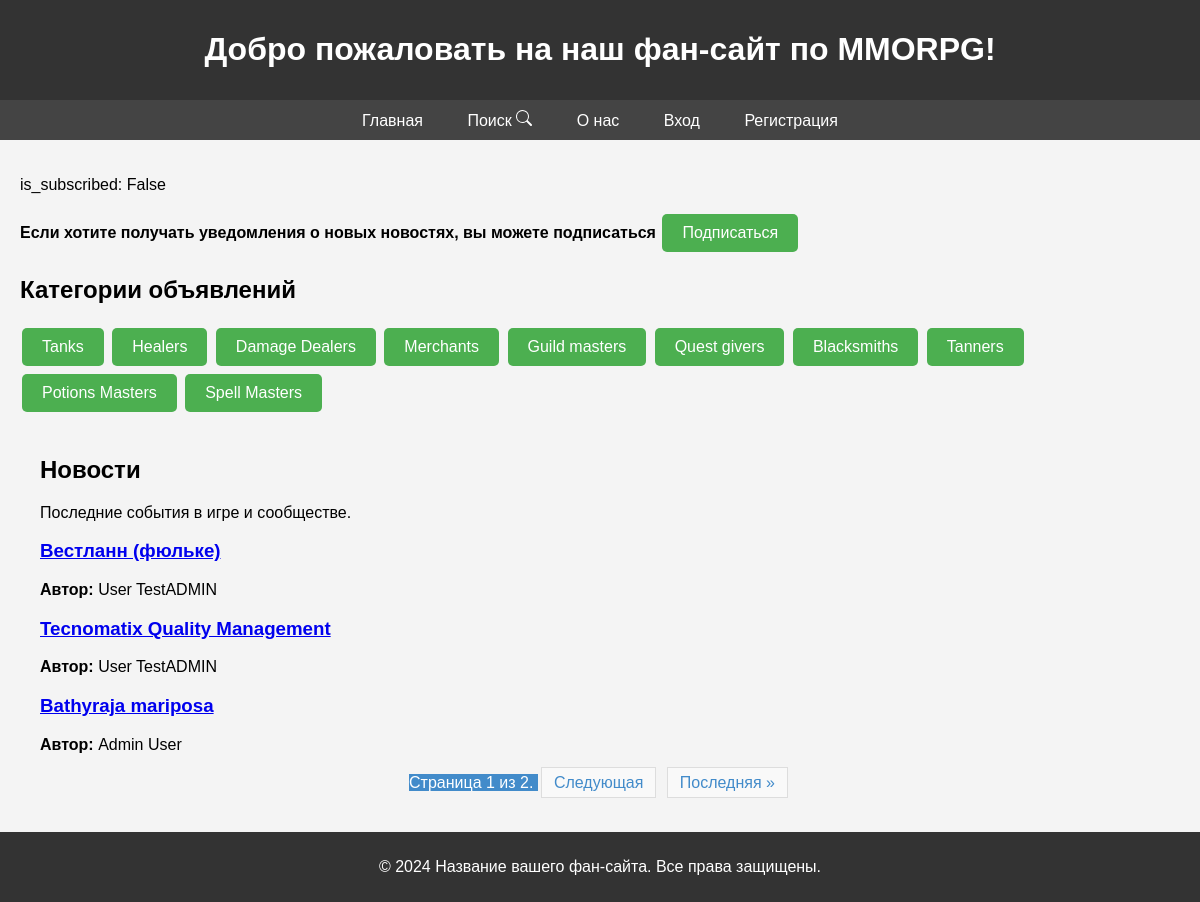
The page / on the database its author committed.
### fan_board/models.py (models this page shows, shortened)
class Category(models.Model):
    name = models.CharField(max_length=100, unique=True, verbose_name='Имя категории')
    class Meta:
        verbose_name = 'Категория'
        verbose_name_plural = 'Категории'
    def __str__(self):
        return '{}'.format(self.name)

class Advertisement(models.Model):
    ad_author = models.ForeignKey(settings.AUTH_USER_MODEL, on_delete=models.CASCADE, verbose_name='Автор')
    ad_category = models.ForeignKey(Category, on_delete=models.CASCADE, verbose_name='Категория')
    headline = models.CharField(max_length=100, verbose_name='Заголовок')
    content = CKEditor5Field(verbose_name='Полное описание', config_name='extends')
    image = models.ImageField(upload_to='img/', null=True, blank=True, verbose_name='Изображение')
    created_at = models.DateTimeField(auto_now_add=True, verbose_name='Дата публикации')
    class Meta:
        verbose_name = 'Объявление'
        verbose_name_plural = 'Объявления'

### users/models.py (models this page shows, shortened)
class CustomUser(AbstractUser):
    username_validator = UnicodeUsernameValidator()
    username = models.CharField(
        _("username"), max_length=150, unique=True, help_text=_(
            "Required. 150 characters or fewer. Letters, digits and @/./+/-/_ only."
        ),
        validators=[username_validator],
        error_messages={
            "unique": _("A user with that username already exists."),
        },
    )
    first_name = models.CharField(_("first name"), db_index=True, max_length=150, blank=True)
    last_name = models.CharField(_("last name"), db_index=True, max_length=150, blank=True)
    email = models.EmailField(_("email"), db_index=True, max_length=60, unique=True)
    activation_code = models.CharField(max_length=30, null=True, blank=True, verbose_name=_("Код подтверждения"))
    objects = UserManager()
    USERNAME_FIELD = 'email'
    REQUIRED_FIELDS = ['first_name', 'last_name', 'username']
    class Meta:
        verbose_name = _('Пользователь')
        verbose_name_plural = _('Пользователи')
        unique_together = ('email',)
    def get_full_name(self):
        full_name = '%s %s' % (self.first_name, self.last_name)
        return full_name.strip() if full_name.strip() else self.email

### fan_board/views.py (the view, shortened to what this page needs)
# urls.py: path('', views.AdListView.as_view(), name='ads_list'),
class AdListView(generic.ListView):
    model = Advertisement
    context_object_name = 'ads_list'
    paginate_by = 3
    def get_context_data(self, **kwargs):
        context = super(AdListView, self).get_context_data(**kwargs)
        context['cat_list'] = Category.objects.all()
        user = self.request.user
        if user.is_authenticated:
            try:
                subscription = Subscription.objects.get(user=user)
                context['is_subscribed'] = subscription.subscribed
            except Subscription.DoesNotExist:
                context['is_subscribed'] = False
        else:
            context['is_subscribed'] = False
        return context

### fan_board/templates/fan_board/advertisement_list.html (shortened to what this page needs)
{% extends 'base.html' %}
{% block content %}
<div class="container">
    <div id="subscription-section">
    <p>is_subscribed: {{ is_subscribed }}</p>
{% if is_subscribed %}
    <form method="post" action="{% url 'fan_board:toggle_subscription' %}">
        <b>Если больше не желаете получать уведомление о новых новостях, нажмите отписаться</b>
        {% csrf_token %}
        <input type="hidden" name="action" value="unsubscribe">
        <button type="submit" class="btn">Отписаться</button>
    </form>
{% else %}
    <form method="post" action="{% url 'fan_board:toggle_subscription' %}">
        <b>Если хотите получать уведомления о новых новостях, вы можете подписаться</b>
        <button type="submit" class="btn">Подписаться</button>
    </form>
{% endif %}
    </div>
    <div class="row">
        <div class="col-md-6">
            <div class="advertisement-categories">
                <h1>Категории объявлений</h1>
                <div class="button-group">
                    {% for category in cat_list %}
                    <button class="btn" onclick="location.href='{% url 'fan_board:category_ads' category %}'">{{ category }}</button>
                    {% endfor %}
                </div>
            </div>
        </div>
    </div>
    <div class="row">
        <div class="col-md-6">
            <section id="news">
                <h2>Новости</h2>
                <p>Последние события в игре и сообществе.</p>
                {% for ad in ads_list %}
                <div class="news-item">
                    <h3><a href="{% url 'fan_board:ads_detail' ad.headline %}">{{ ad.headline }}</a></h3>
                    <p><strong>Автор:</strong> {{ ad.ad_author.get_full_name }}</p>
                </div>
                {% endfor %}
                {% if is_paginated %}
                <div class="pagination">
                    <span class="step-links">
                        <span class="current">
                            Страница {{ page_obj.number }} из {{ page_obj.paginator.num_pages }}.
                        </span>
                        {% if page_obj.has_next %}
                            <a href="?page={{ page_obj.next_page_number }}">Следующая</a>
                            <a href="?page={{ page_obj.paginator.num_pages }}">Последняя &raquo;</a>
                        {% endif %}
                    </span>
                </div>
                {% endif %}
            </section>
        </div>
    </div>
</div>
{% endblock content %}

### templates/base.html (shortened to what this page needs)
{% load static %}
<!DOCTYPE html>
<html lang="en">
<head>
</head>
<body>
{% block header %}
    <header>
        <h1>Добро пожаловать на наш фан-сайт по MMORPG!</h1>
    </header>
{% endblock header %}
    <nav>
        <a class="nav-link" href="{% url 'fan_board:ads_list' %}">Главная</a>
        <a class="nav-link" href="{% url 'fan_board:search_results' %}">Поиск
            <svg xmlns="http://www.w3.org/2000/svg" width="16" height="16" fill="currentColor" class="bi bi-search" viewBox="0 0 16 16">
            <path d="M11.742 10.344a6.5 6.5 0 1 0-1.397 1.398h-.001q.044.06.098.115l3.85 3.85a1 1 0 0 0 1.415-1.414l-3.85-3.85a1 1 0 0 0-.115-.1zM12 6.5a5.5 5.5 0 1 1-11 0 5.5 5.5 0 0 1 11 0"/>
            </svg>
        </a>
        <a href="">О нас</a>
        {% if request.user.is_authenticated %}
        <a class="nav-link" href="{% url 'fan_board:private_page' %}"> Мои отклики </a>
        <a class="nav-link" href="{% url 'fan_board:my_ads' %}"> Мои объявления </a>
        <a class="nav-link" href="{% url 'fan_board:ads_create' %}"> Написать объявление </a>
        <a class="nav-link" href="{% url 'users:profile' %}"> Профиль: <strong>{{ user.get_full_name }}</strong> </a>
        <a class="nav-link" href="{% url 'users:logout' %}"> Выход </a>
        {% else %}
        <a class="nav-link" href="{% url 'users:login' %}"> Вход </a>
        <a class="nav-link" href="{% url 'users:registration' %}"> Регистрация </a>
        {% endif %}
    </nav>
        <section class="content">
            {% block content %} {% endblock content %}
        </section>
    <footer>
        <p>&copy; 2024 Название вашего фан-сайта. Все права защищены.</p>
    </footer>
</body>
</html>

### fan_board/templates/fan_board/advertisement_list.html (style rules this page uses)
.btn { background-color: #4CAF50; color: white; padding: 10px 20px; border: none; text-align: center; text-decoration: none; display: inline-block; font-size: 16px; margin: 4px 2px; cursor: pointer; border-radius: 5px; }
.pagination { margin-top: 20px; display: flex; justify-content: center; }
.pagination a { padding: 6px 12px; margin: 0 3px; border: 1px solid #ddd; background-color: #f9f9f9; color: #428bca; text-decoration: none; }
.pagination .current { border-color: #428bca; background-color: #428bca; color: #fff; }

### rows shown on the page
Category: name "Tanks"
Category: name "Healers"
Category: name "Damage Dealers"
Category: name "Merchants"
Category: name "Guild masters"
Category: name "Quest givers"
Category: name "Blacksmiths"
Category: name "Tanners"
Category: name "Potions Masters"
Category: name "Spell Masters"
Advertisement: headline "Вестланн (фюльке)", ad_author.get_full_name "User TestADMIN"
Advertisement: headline "Tecnomatix Quality Management", ad_author.get_full_name "User TestADMIN"
Advertisement: headline "Bathyraja mariposa", ad_author.get_full_name "Admin User"

### other values the page prints
{{ is_subscribed }} "False"
{{ page_obj.number }} "1"
{{ page_obj.paginator.num_pages }} "2"
